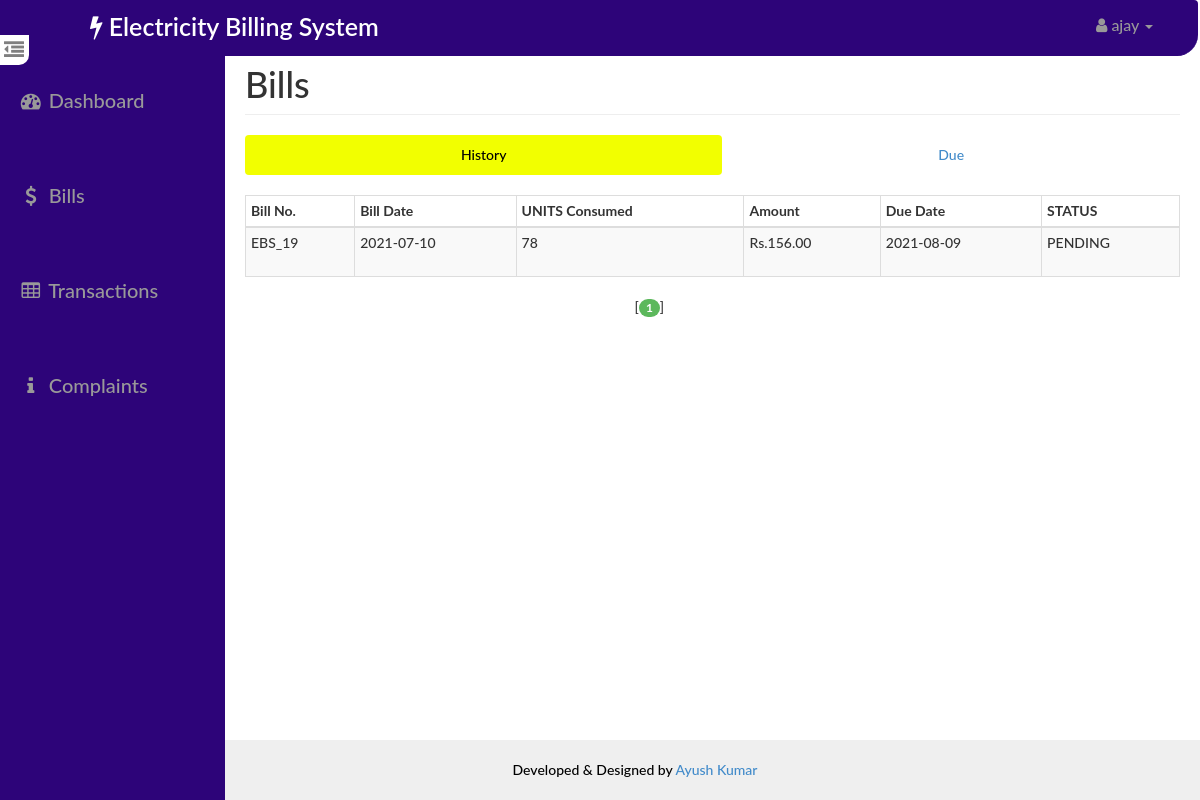
The page /user/bill.php (signed in) on the database its author committed.
### tables this page shows
CREATE TABLE `bill` (
  `id` int(14) NOT NULL,
  `aid` int(14) NOT NULL,
  `uid` int(14) NOT NULL,
  `units` int(10) NOT NULL,
  `amount` decimal(10,2) NOT NULL,
  `status` varchar(10) NOT NULL,
  `bdate` date NOT NULL,
  `ddate` date NOT NULL
);

### user/paging1.php (called while the page is built, shortened)
<?php
    $rowsperpage = 5;
    if (isset($_GET['currentpage']) && is_numeric($_GET['currentpage'])) {
       $currentpage = (int) $_GET['currentpage'];
    } else {
       $currentpage = 1;
    }
    $offset = ($currentpage - 1) * $rowsperpage;
 ?>

### Includes/user.php (called while the page is built, shortened)
<?php
    function retrieve_bills_history($id,$offset, $rowsperpage) {
        global $con;
        $query = "SELECT * FROM bill where uid={$id} ";
        $query .= "ORDER BY bdate DESC ";
        $query .= "LIMIT {$offset}, {$rowsperpage} ";
        $result = mysqli_query($con,$query);
        return $result;
    }
    function retrieve_bills_due($id,$offset, $rowsperpage) {
        global $con;
        $query  = "SELECT bill.bdate AS bdate, bill.units AS units, bill.ddate AS ddate, transaction.payable AS payable, ";
        $query .= " bill.amount AS amount ,transaction.payable-bill.amount AS dues , bill.id AS id ";
        $query .= "FROM bill , transaction ";
        $query .= "WHERE transaction.bid=bill.id AND bill.uid={$id} AND bill.status='PENDING' ";
        $query .= "ORDER BY bill.ddate desc ";
        $query .= "LIMIT {$offset}, {$rowsperpage} ";
        $result = mysqli_query($con,$query);
        return $result;
    }
 ?>

### user/bill.php (the view, shortened to what this page needs)
<?php
    require_once('head_html.php');
    require_once('../Includes/session.php');
    require_once('../Includes/user.php');
?>
<body>
    <div id="wrapper">
        <?php
            require_once("nav.php");
            require_once("sidebar.php");
        ?>
        <div id="page-content-wrapper">
            <div class="container-fluid">
                <div class="row">
                    <div class="col-lg-12">
                        <h1 class="page-header">
                            Bills
                        </h1>
                        <ul class="nav nav-pills nav-justified">
                            <li class="active"><a href="#history" data-toggle="pill">History</a>
                            </li>
                            <li class=""><a href="#due" data-toggle="pill">Due</a>
                            </li>
                        </ul>
                        <div class="tab-content">
                            <div class="tab-pane fade in active" id="history">
                                <div class="table-responsive">
                                    <table class="table table-hover table-striped table-bordered table-condensed">
                                        <thead>
                                            <tr>
                                                <th>Bill No.</th>
                                                <th>Bill Date</th>
                                                <th>UNITS Consumed</th>
                                                <th>Amount</th>
                                                <th>Due Date</th>
                                                <th>STATUS</th>
                                            </tr>
                                        </thead>
                                        <tbody>
                                            <?php
                                            include("paging1.php");
                                            $result = retrieve_bills_history($_SESSION['uid'],$offset, $rowsperpage);
                                            while($row = mysqli_fetch_assoc($result)){
                                            ?>
                                                <tr>
                                                    <td height="50"><?php echo 'EBS_'.$row['id'] ?></td>
                                                    <td height="50"><?php echo $row['bdate'] ?></td>
                                                    <td><?php echo $row['units'] ?></td>
                                                    <td><?php echo 'Rs.'.$row['amount'] ?></td>
                                                    <td><?php echo $row['ddate'] ?></td>
                                                    <td><?php echo $row['status'] ?></td>
                                                </tr>
                                            <?php  } ?>
                                        </tbody>
                                    </table>
                                    <?php include("paging2.php");  ?>
                                </div>
                            </div>
                                            <?php
                                            include("paging1.php");
                                            $result = retrieve_bills_due($_SESSION['uid'],$offset, $rowsperpage);
                                            while($row = mysqli_fetch_assoc($result)){
                                            ?>
                                                        </div>
                                                    </div>
                                            <?php
                                            }
                                            ?>
                                <?php include("paging2.php");  ?>
                                </div>
                            </div>
                        </div>
                    </div>
    <?php
    require_once("footer.php");
    ?>
</body>
</html>

### assets/css/dash_user.css (style rules this page uses)
body, html { width: 100%; height: 100%; }
body, h1, h2, h3, h4, h5, h6 { font-family: "Lato","Helvetica Neue",Helvetica,Arial,sans-serif; font-weight: 500; }
#wrapper { padding-left: 10px; padding-top: 5px; -webkit-transition: all 0.5s ease; -moz-transition: all 0.5s ease; -o-transition: all 0.5s ease; transition: all 0.5s ease; }
#page-content-wrapper { width: 100%; padding: 15px; min-height:580px; }
@media (min-width:768px) { #wrapper { padding-left: 225px; } }
@media (min-width:768px) { #page-content-wrapper { padding: 20px; } }
.table-responsive { padding-top: 20px; padding-bottom: 20px; }

### rows shown on the page
bill: id "19", bdate "2021-07-10", units "78", amount "156.00", ddate "2021-08-09", status "PENDING"

### other values the page prints
$user "ajay"
